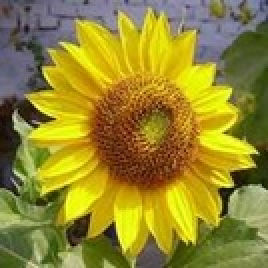
#> input picture imageforlab8.jpg, 134 x 134 px, shrunk from 200 x 200 before the run (shown 2 times larger)
$ python exp8.py
#> lines starting #> are read from the running program, lines starting #| are printed output that depends on the picture
import cv2
import numpy as np
import matplotlib.pyplot as plt
import os


# ============================================================
# 1. GET THE CURRENT PYTHON FILE FOLDER
# ============================================================

folder = os.path.dirname(os.path.abspath(__file__))


# ============================================================
# 2. LOAD SOURCE IMAGE
# ============================================================

source_path = os.path.join(folder, "imageforlab8.jpg")

image = cv2.imread(source_path, cv2.IMREAD_GRAYSCALE)
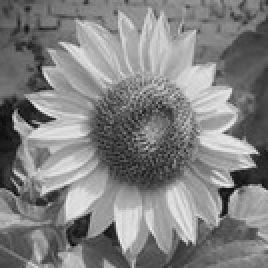
#> image: shape (134, 134) (shown 2 times larger); min 3, max 237, mean 129.3

if image is None:
    raise FileNotFoundError(
        f"Source image not found:\n{source_path}"
    )


# ============================================================
# 3. CALCULATE ORIGINAL HISTOGRAM
# ============================================================

histogram = cv2.calcHist(
    [image],
    [0],
    None,
    [256],
    [0, 256]
)
#> histogram = 256 values, max 143 at index 157, min 0 at index 0, mean 70.14


# ============================================================
# 4. DISPLAY ORIGINAL HISTOGRAM
# ============================================================

plt.figure(figsize=(8, 6))
plt.title("Original Image Histogram")
plt.xlabel("Pixel Value")
plt.ylabel("Frequency")
plt.plot(histogram)
plt.xlim([0, 256])
plt.grid(True)
plt.show()
#> figure, not shown here; curve peaks at x = 157, y = 143


# ============================================================
# 5. HISTOGRAM EQUALIZATION
# ============================================================

equalized_image = cv2.equalizeHist(image)
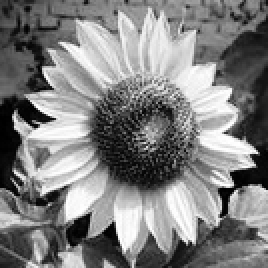
#> equalized_image: shape (134, 134) (shown 2 times larger); min 0, max 255, mean 128.2


# ============================================================
# 6. DISPLAY ORIGINAL AND EQUALIZED IMAGES
# ============================================================

plt.figure(figsize=(10, 5))

plt.subplot(1, 2, 1)
plt.title("Original Image")
plt.imshow(image, cmap="gray")
plt.axis("off")

plt.subplot(1, 2, 2)
plt.title("Equalized Image")
plt.imshow(equalized_image, cmap="gray")
plt.axis("off")

plt.tight_layout()
plt.show()


# ============================================================
# 7. CALCULATE EQUALIZED HISTOGRAM
# ============================================================

equalized_histogram = cv2.calcHist(
    [equalized_image],
    [0],
    None,
    [256],
    [0, 256]
)
#> equalized_histogram = 256 values, max 143 at index 173, min 0 at index 27, mean 70.14


# ============================================================
# 8. DISPLAY EQUALIZED HISTOGRAM
# ============================================================

plt.figure(figsize=(8, 6))
plt.title("Equalized Image Histogram")
plt.xlabel("Pixel Value")
plt.ylabel("Frequency")
plt.plot(equalized_histogram)
plt.xlim([0, 256])
plt.grid(True)
plt.show()
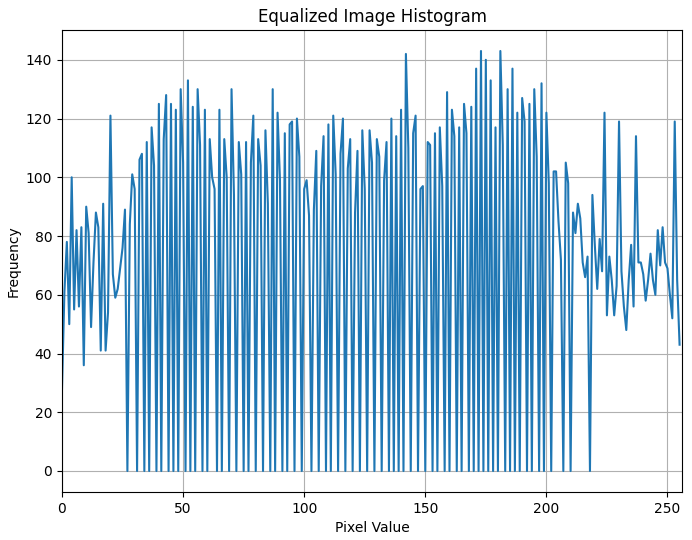
#> figure drawn by matplotlib, 1 panel; curve peaks at x = 173, y = 143


# ============================================================
# 9. LOAD REFERENCE IMAGE
# ============================================================

reference_path = os.path.join(folder, "imagebright.png")

reference_image = cv2.imread(
    reference_path,
    cv2.IMREAD_GRAYSCALE
)
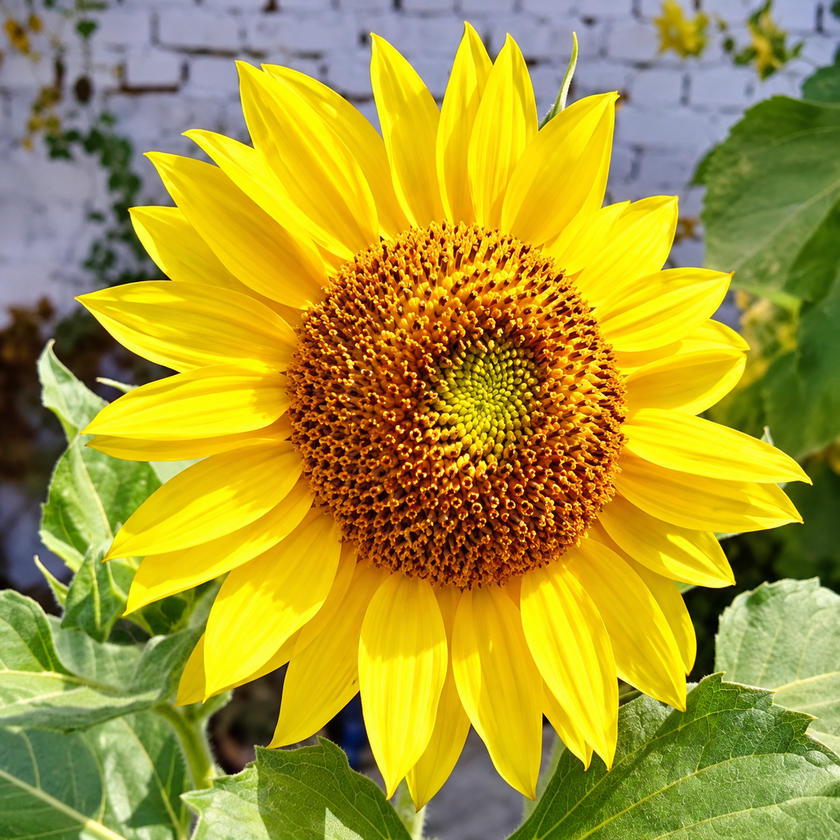
#> input picture imagebright.png, 840 x 840 px, shrunk from 1254 x 1254 before the run
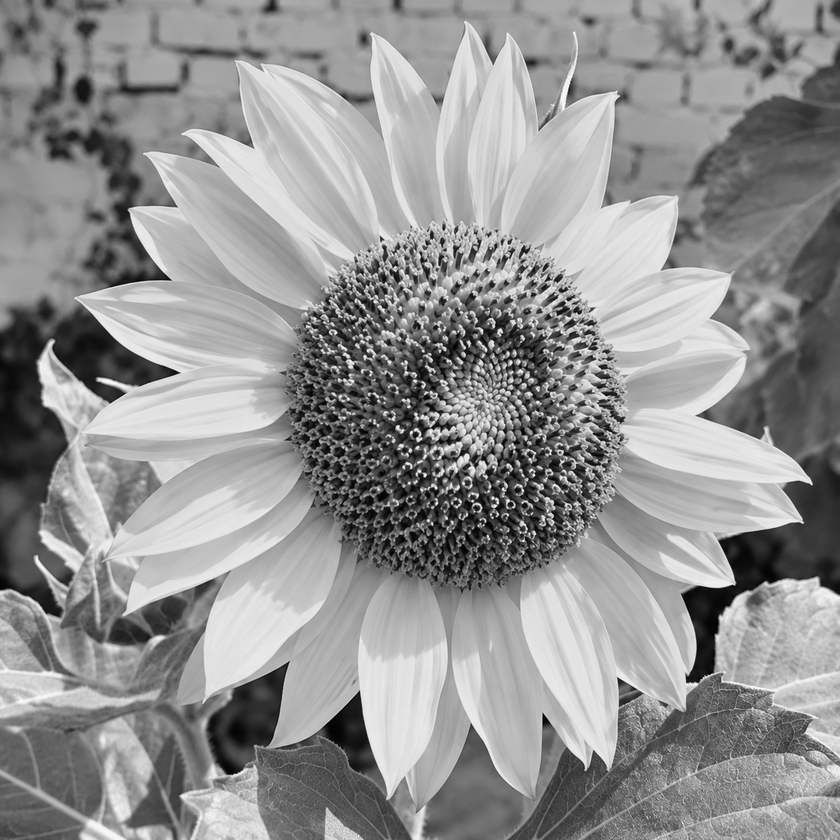
#> reference_image: shape (840, 840); min 0, max 253, mean 146.1

if reference_image is None:
    raise FileNotFoundError(
        f"Reference image not found:\n{reference_path}"
    )


# ============================================================
# 10. CALCULATE SOURCE AND REFERENCE HISTOGRAMS
# ============================================================

source_hist = cv2.calcHist(
    [image],
    [0],
    None,
    [256],
    [0, 256]
)
#> source_hist has the same summary as histogram

reference_hist = cv2.calcHist(
    [reference_image],
    [0],
    None,
    [256],
    [0, 256]
)
#> reference_hist = 256 values, max 8461 at index 224, min 0 at index 254, mean 2756.2


# ============================================================
# 11. NORMALIZE HISTOGRAMS
# ============================================================

source_hist = source_hist / source_hist.sum()
#> source_hist = 256 values, max 0.00796 at index 157, min 0 at index 0, mean 0.00391
reference_hist = reference_hist / reference_hist.sum()
#> reference_hist = 256 values, max 0.012 at index 224, min 0 at index 254, mean 0.00391


# ============================================================
# 12. CALCULATE CUMULATIVE DISTRIBUTION FUNCTIONS (CDF)
# ============================================================

source_cdf = source_hist.cumsum()
#> source_cdf = 256 values from 0 to 1
reference_cdf = reference_hist.cumsum()
#> reference_cdf = 256 values from 2.83e-05 to 1


# ============================================================
# 13. PERFORM HISTOGRAM MATCHING
# ============================================================

mapping = np.interp(
    source_cdf,
    reference_cdf,
    np.arange(256)
)
#> mapping = 256 values from 0 to 255

matched_image = mapping[image].astype(np.uint8)
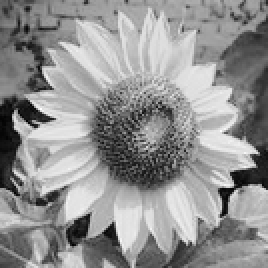
#> matched_image: shape (134, 134) (shown 2 times larger); min 1, max 255, mean 145.6


# ============================================================
# 14. DISPLAY SOURCE, REFERENCE AND MATCHED IMAGES
# ============================================================

plt.figure(figsize=(15, 5))

plt.subplot(1, 3, 1)
plt.title("Source Image")
plt.imshow(image, cmap="gray")
plt.axis("off")

plt.subplot(1, 3, 2)
plt.title("Reference Image")
plt.imshow(reference_image, cmap="gray")
plt.axis("off")

plt.subplot(1, 3, 3)
plt.title("Matched Image")
plt.imshow(matched_image, cmap="gray")
plt.axis("off")

plt.tight_layout()
plt.show()


# ============================================================
# 15. CALCULATE MATCHED IMAGE HISTOGRAM
# ============================================================

matched_hist = cv2.calcHist(
    [matched_image],
    [0],
    None,
    [256],
    [0, 256]
)
#> matched_hist = 256 values, max 247 at index 222, min 0 at index 0, mean 70.14

matched_hist = matched_hist / matched_hist.sum()
#> matched_hist = 256 values, max 0.0138 at index 222, min 0 at index 0, mean 0.00391


# ============================================================
# 16. COMPARE HISTOGRAMS
# ============================================================

plt.figure(figsize=(12, 6))

plt.plot(
    source_hist,
    label="Source Histogram"
)

plt.plot(
    reference_hist,
    label="Reference Histogram"
)

plt.plot(
    matched_hist,
    label="Matched Histogram"
)

plt.title("Histogram Matching")
plt.xlabel("Pixel Value")
plt.ylabel("Normalized Frequency")
plt.xlim([0, 256])
plt.grid(True)
plt.legend()

plt.show()
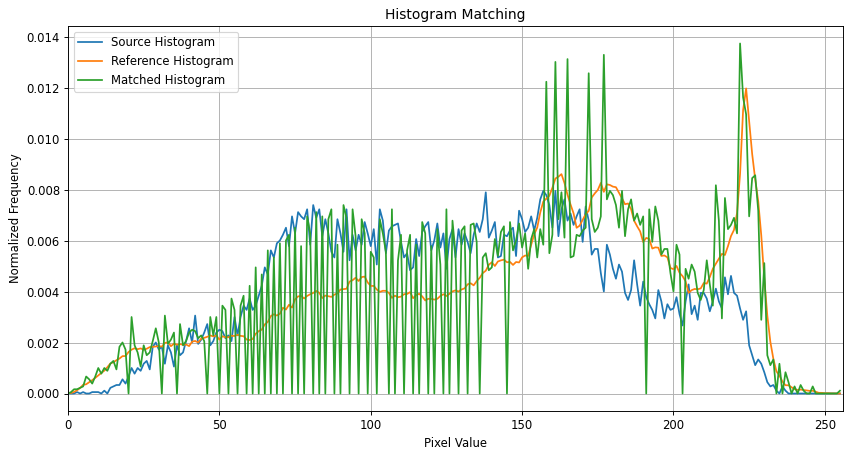
#> figure drawn by matplotlib, 1 panel; curve peaks at x = 157, y = 0.00796; curve peaks at x = 224, y = 0.012; curve peaks at x = 222, y = 0.0138
